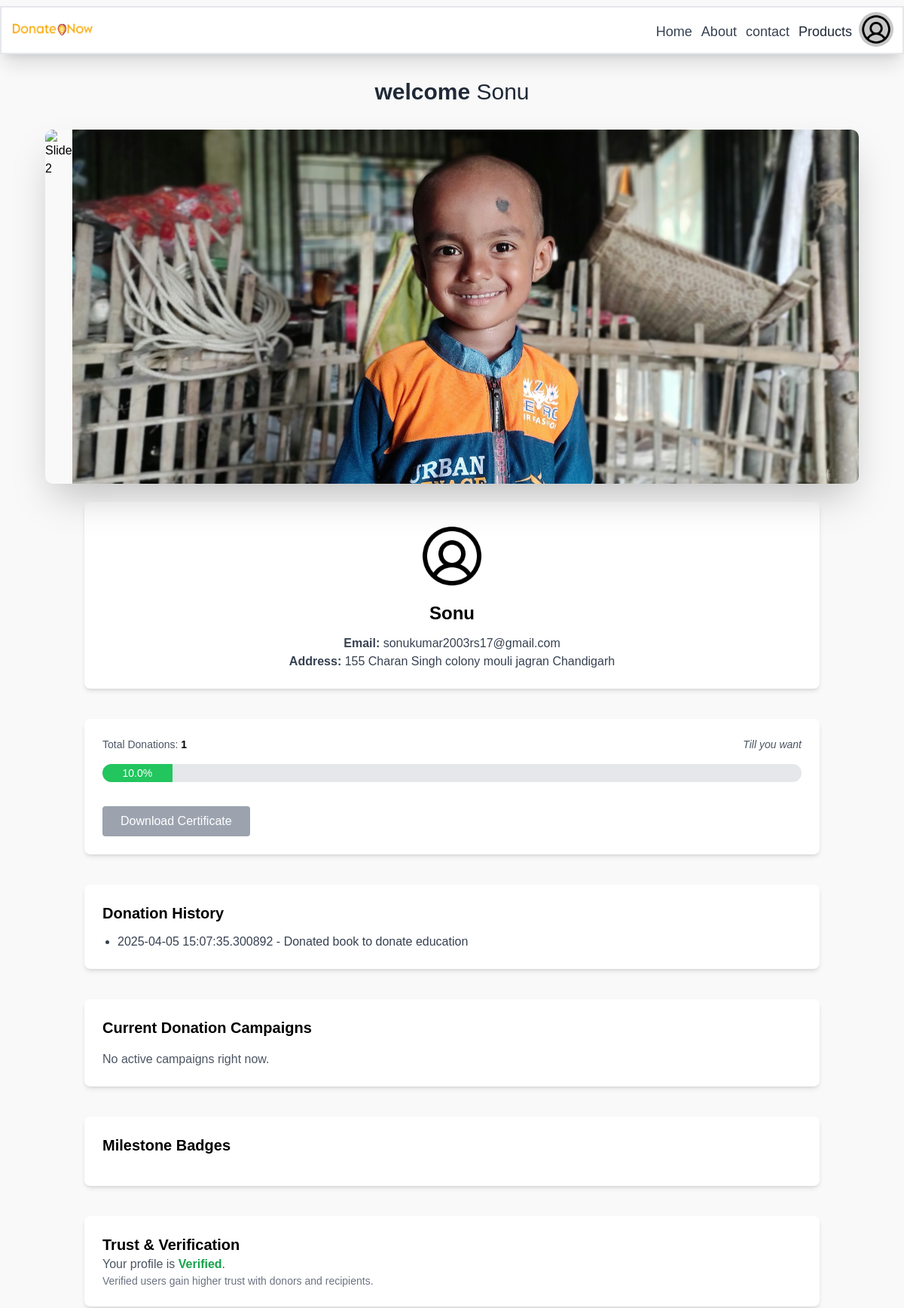
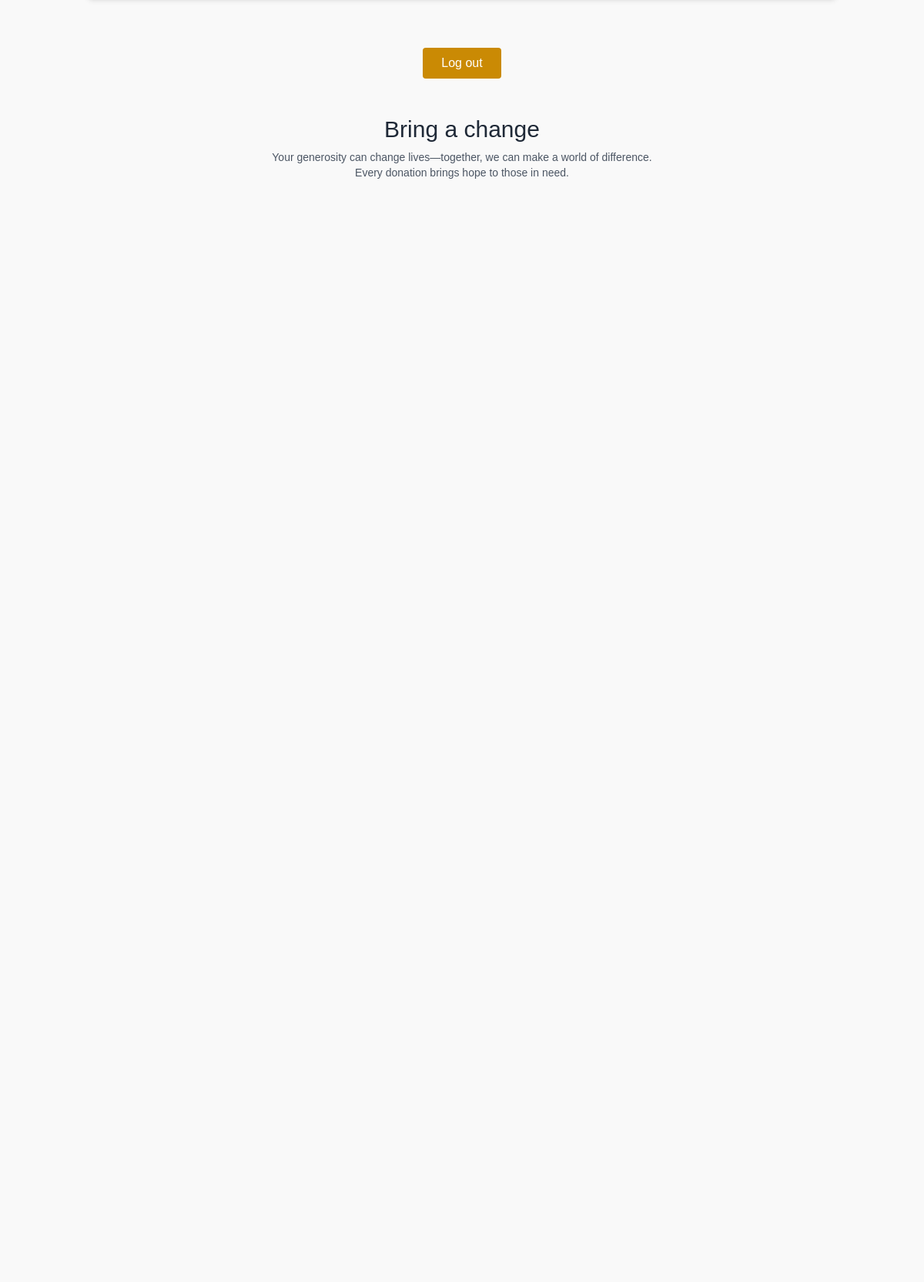
The page /dashboard (signed in, upper part) on the database its author committed (2 pictures, top to bottom).
### App.py (models this page shows)
class Signup(db.Model,UserMixin):
    id = db.Column(db.Integer, primary_key=True)
    name = db.Column(db.String(100), nullable=False)
    email = db.Column(db.String(50), unique=True, nullable=False)
    password = db.Column(db.String(255), nullable=False)  # Store hashed passwords
    addr = db.Column(db.String(50), nullable=False)
    date = db.Column(db.TIMESTAMP, default=datetime.utcnow)
    phonenum = db.Column(db.String(50), nullable=False)
    donation_count = db.Column(db.Integer, default=0)

class Donation(db.Model):
    id = db.Column(db.Integer, primary_key=True)
    user_id = db.Column(db.Integer, db.ForeignKey('signup.id'))
    item = db.Column(db.String(50))  # e.g., 'books', 'clothes', 'medicines'
    campaign = db.Column(db.String(100))
    date = db.Column(db.DateTime, default=datetime.utcnow)

### App.py (the view)
@app.route('/dashboard')
def dashboard():
    if 'user_id' not in session:
        flash("Please log in first.", "danger")
        return redirect(url_for('login'))
    else:
        id = session["user_id"]
        user = Signup.query.filter_by(id=id).first()
        donations = Donation.query.filter_by(user_id=current_user.id).all()
        total_donations = len(donations)
        campaigns = Campaign.query.all()  # assuming campaigns exist
        return render_template('dashboard.html', donation=donations,user=user,campaigns=campaigns,donation_count=total_donations)

### App.py (called while the page is built)
@login_manager.user_loader
def load_user(user_id):
    return Signup.query.get(int(user_id))

### templates/dashboard.html (shortened to what this page needs)
{% extends "layout.html" %}
{% block body %}
<div class="flex flex-col items-center justify-center mb-8 pt-6">
    <div class="flex justify-center">
        <p class="text-3xl text-gray-800">Bring a change</p>
    </div>
    <div class="pt-2 text-[0.7rem] sm:text-sm text-gray-600 text-center">
        <p>Your generosity can change lives—together, we can make a world of difference.</p>
        <p>Every donation brings hope to those in need.</p>
    </div>
</div>
</div>
<div class="flexer2 h-[70vh]">
</div>
{% endblock %}

### templates/layout.html (shortened to what this page needs)
<!DOCTYPE html>
<html lang="en">
<head>
    <link rel="stylesheet" href="{{ url_for('static', filename='app.css')}}">
    <script src="https://cdn.tailwindcss.com"></script>
</head>
<body>
    <div>
        <div class="parent w-full shadow-xl border-2 bg-white text-gray-800 h-16 p-3 my-2 text-lg">
            <div class="flex items-center justify-between">
                <img src="{{ url_for('static', filename='logo2.png')}}" class="w-28" alt="logo" class="h-8 mt-1">
                <div class="flex gap-5">
                    <ul class="margin flex  mt-1.5 gap-3">
                        <li class="text-gray-700 hovereffect">
                            <a href="/dashboard">Home</a>
                        </li>
                        <li class="text-gray-700 hovereffect">
                            <a href="/about">About</a>
                        </li>
                        <li class="text-gray-700 hovereffect">
                            <a href="/contact">contact</a>
                        </li>
                        <li class="hovereffect"><a href="/productlisting">Products</a></li>
                    </ul>
                        <div onclick="toggle()" class="logodiv">
                           <img class="loginlogo" src="{{ url_for('static', filename='image.png')}}" alt="login">
                        </div>
                </div></div>
            </div>
        <div class="flex flex-col items-center justify-center pt-6">
            <div class="flex justify-center text-center">
                <p class="text-3xl text-gray-800 font-size"> <b>welcome </b>{{user.name}}</p>
            </div>
          </div>
        <div class="slider-container3 shadow-2xl  mt-8">
            <div class="slider2">
                <img class="img" class="img" src="{{ url_for('static', filename='img2.jpg')}}" alt="Slide 2">
                <img class="img" src="{{ url_for('static', filename='img3.jpg')}}" alt="Slide 3">
            </div>
        </div>
<div class="p-6 max-w-5xl mx-auto space-y-10">
    <div class="flex flex-col items-center bg-white p-6 rounded-lg shadow-md space-y-3">
        <img class="w-24 h-24 rounded-full object-cover" src="{{ url_for('static', filename='image.png') }}" alt="User">
        <h1 class="text-2xl font-bold">{{ user.name }}</h1>
        <div class="text-center text-gray-700">
            <p><b>Email:</b> {{ user.email }}</p>
            <p><b>Address:</b> {{ user.addr }}</p>
        </div>
    </div>
    <div class="bg-white p-6 rounded-lg shadow-md space-y-4">
        <div class="flex justify-between text-sm text-gray-600">
            <span>Total Donations: <span id="donation-count" class="font-bold text-black">{{ user.donation_count }}</span></span>
            <span class="italic">Till you want</span>
        </div>
        <div class="w-full h-6 bg-gray-200 rounded-full overflow-hidden">
            {% set progress = (user.donation_count / 10 * 100) if user.donation_count < 10 else 100 %}
            <div id="progress-fill" class="h-full bg-green-500 text-white text-center text-sm leading-6" style="width: {{ progress }}%;">
                {{ progress|round(0, 'floor') }}%
            </div>
        </div>
        <form action="/generate_certificate" method="POST" class="pt-4">
            {% if user.donation_count >= 10 %}
            <button type="submit" class="bg-green-600 hover:bg-green-700 text-white px-6 py-2 rounded">
                Download Certificate
            </button>
            {% else %}
            <button type="button" onclick="alert('You have donated only {{ user.donation_count }} item(s). You need at least 10 to unlock the certificate.')" class="bg-gray-400 text-white px-6 py-2 rounded cursor-not-allowed">
                Download Certificate
            </button>
            {% endif %}
        </form>
    </div>
    <div class="bg-white p-6 rounded-lg shadow-md space-y-3">
        <h2 class="text-xl font-semibold">Donation History</h2>
        <ul class="list-disc ml-5 text-gray-700">
            {% for donations in donation %}
            <li>{{ donations.date }} - Donated {{ donations.item }} to {{ donations.campaign }}</li>
            {% else %}
            <li>No donations yet.</li>
            {% endfor %}
        </ul>
    </div>
    <div class="bg-white p-6 rounded-lg shadow-md space-y-4">
        <h2 class="text-xl font-semibold">Current Donation Campaigns</h2>
        {% for campaign in campaigns %}
        <div class="border-l-4 border-blue-500 pl-4">
            <h3 class="text-lg font-medium">{{ campaign.title }}</h3>
            <p class="text-sm text-gray-600">{{ campaign.description }}</p>
            <a href="/campaign/{{ campaign.id }}" class="text-blue-600 hover:underline text-sm">View Details</a>
        </div>
        {% else %}
        <p class="text-gray-600">No active campaigns right now.</p>
        {% endfor %}
    </div>
    <div class="bg-white p-6 rounded-lg shadow-md">
        <h2 class="text-xl font-semibold mb-4">Milestone Badges</h2>
    </div>
    <div class="bg-white p-6 rounded-lg shadow-md">
        <h2 class="text-xl font-semibold">Trust & Verification</h2>
        <p class="text-gray-600">Your profile is <span class="font-bold text-green-600">Verified</span>.</p>
        <p class="text-sm text-gray-500">Verified users gain higher trust with donors and recipients.</p>
    </div>
    <div class="text-center pt-6">
        <a href="/logout">
            <button class="bg-yellow-600 hover:bg-yellow-700 text-white px-6 py-2 rounded">
                Log out
            </button>
        </a>
    </div>
</div>
    {% block body %}{% endblock %}
</body>
</html>

### static/app.css (style rules this page uses)
body { font-family: Arial, sans-serif; margin: 0; padding: 0; background-color: #f9f9f9; }
.slider-container3 { width: 90vw; max-height: 470px; margin: auto; overflow: hidden; position: relative; border-radius: 10px; }
.slider2 { display: flex; transition: transform 0.5s ease-in-out; }
.loginlogo { width: 62px; }
.logodiv { position: absolute; display: flex ; top: 6px; right: 12px; align-items: center; justify-content: center; width: 46px; height: 46px; background-color: rgb(199 199 199); border-radius: 100%; }
.margin { margin-right: 55px; }
.parent { position: relative; }
.flexer2 { display: flex; align-items: center; justify-content: space-between; padding: 10px; gap: 10px; }

### rows shown on the page
Signup: name "Sonu", email "sonukumar2003rs17@gmail.com", addr "155 Charan Singh colony mouli jagran Chandigarh", donation_count "1"
Donation: date "2025-04-05 15:07:35.300892", item "book", campaign "donate education"

### other values the page prints
{{ progress|round(0, 'floor') }} "10.0"
